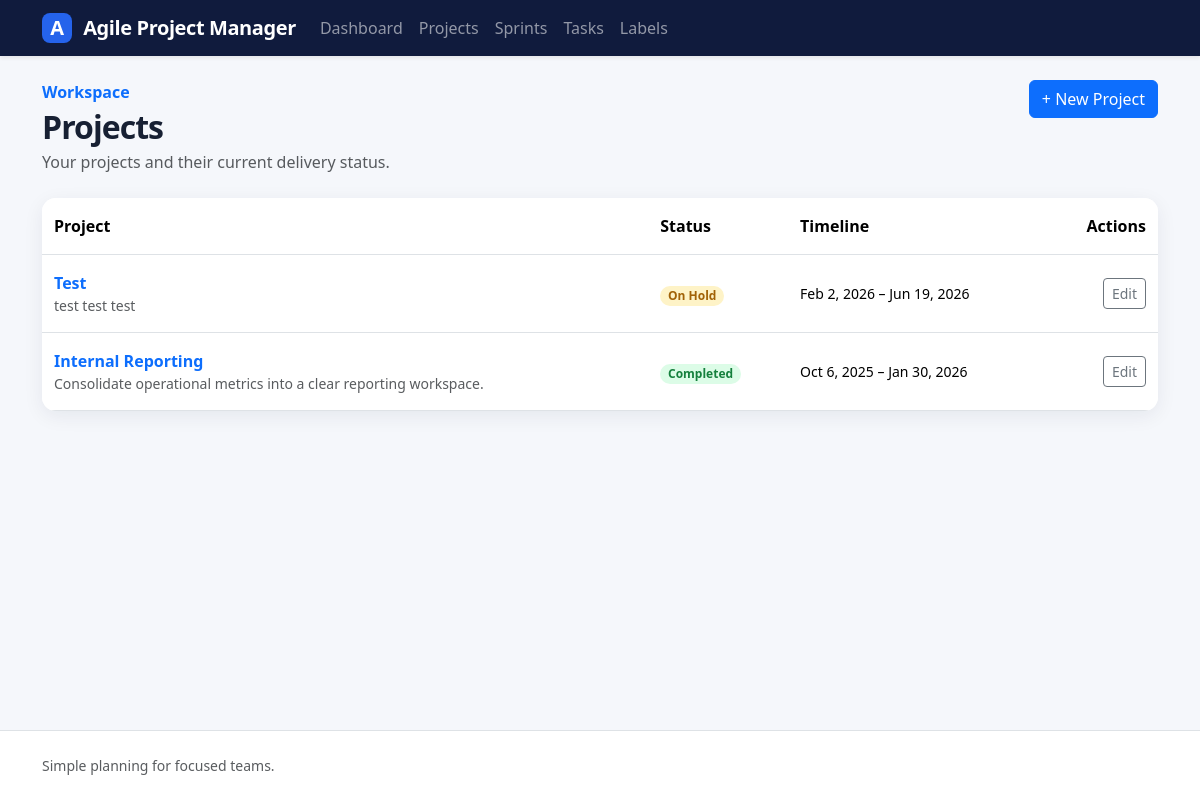
The app's page /projects/, older data.
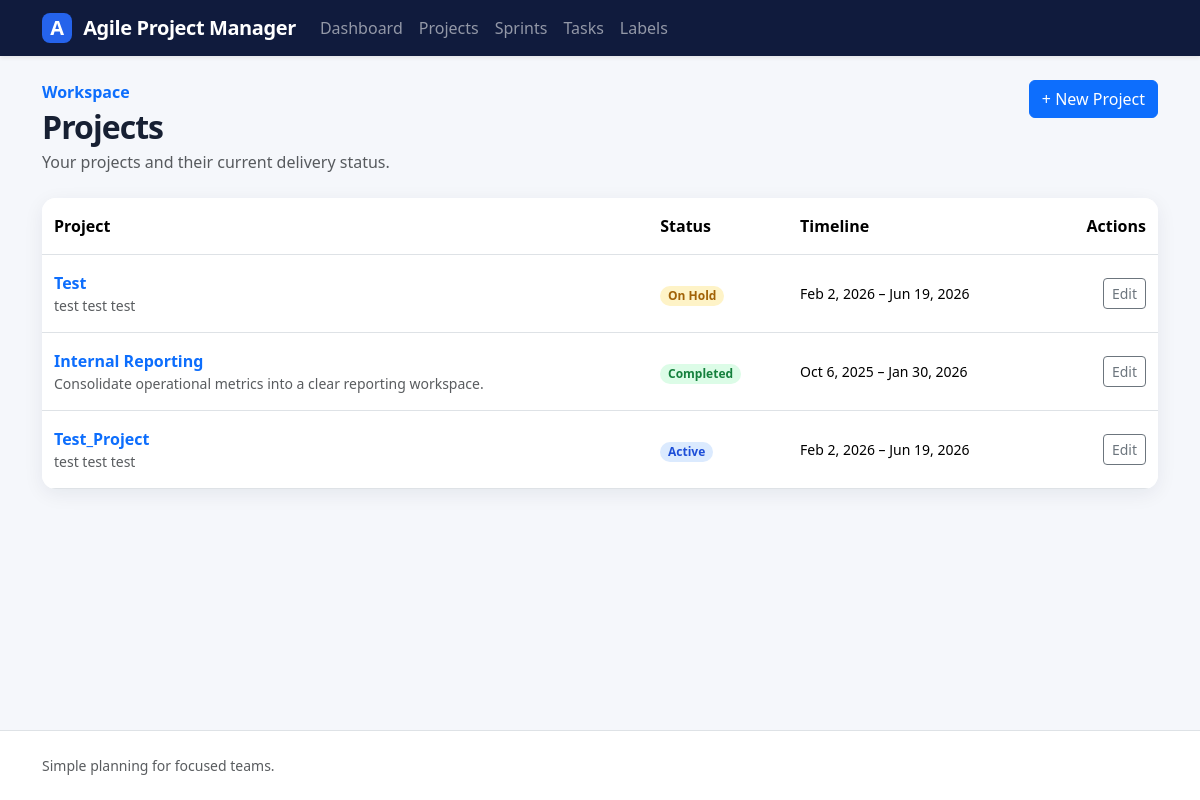
The same page, newer data.
### projects/models.py (models this page shows, shortened)
class Project(models.Model):
    class StatusChoices(models.TextChoices):
        ACTIVE = 'active', 'Active'
        COMPLETED = 'completed', 'Completed'
        ON_HOLD = 'on_hold', 'On Hold'
    name = models.CharField(
        max_length=100,
        validators=[MinLengthValidator(2)],
    )
    description = models.TextField(max_length=500, blank=True, null=True)
    start_date = models.DateField()
    end_date = models.DateField()
    status = models.CharField(choices=StatusChoices.choices, max_length=10)
    created_at = models.DateTimeField(auto_now_add=True)

### projects/views.py (the view)
# urls.py: path('', ProjectListView.as_view(), name='list'),
class ProjectListView(ListView):
    model = Project
    template_name = 'projects/project_list.html'
    context_object_name = 'projects'
    def get_context_data(self, **kwargs):
        context = super().get_context_data(**kwargs)
        context['status_choices'] = Project.StatusChoices.choices
        return context

### templates/projects/project_list.html (shortened to what this page needs)
{% extends "base.html" %}
{% block content %}
    <div class="page-header">
        <div>
            <p class="text-primary fw-semibold mb-1">
                Workspace
            </p>
            <h1 class="h2 mb-1">
                Projects
            </h1>
            <p class="text-muted mb-0">
                Your projects and their current delivery status.
            </p>
        </div>
        <a class="btn btn-primary" href="{% url 'projects:create' %}">
            + New Project
        </a>
    </div>
    <div class="card table-card">
        <div class="table-responsive">
            <table class="table table-hover mb-0">
                <thead>
                    <tr>
                        <th>
                            Project
                        </th>
                        <th>
                            Status
                        </th>
                        <th>
                            Timeline
                        </th>
                        <th class="text-end">
                            Actions
                        </th>
                    </tr>
                </thead>
                <tbody>
                    {% for project in projects %}
                        {% with status_label=project.get_status_display|default:project.status %}
                            <tr>
                                <td>
                                    <a class="fw-semibold text-decoration-none" href="{% url 'projects:detail' project.pk %}">
                                        {{ project.name|title }}
                                    </a>
                                    <div class="small text-muted">
                                        {{ project.description|truncatewords:12 }}
                                    </div>
                                </td>
                                <td>
                                    <span class="badge rounded-pill badge-status-{{ project.status }}">
                                        {{ status_label|title }}
                                    </span>
                                </td>
                                <td class="small">
                                    {{ project.start_date|date:"M j, Y" }}
                                    –
                                    {{ project.end_date|date:"M j, Y" }}
                                </td>
                                <td class="text-end">
                                    <a href="{% url 'projects:update' project.pk %}" class="btn btn-sm btn-outline-secondary">
                                        Edit
                                    </a>
                                </td>
                            </tr>
                        {% endwith %}
                    {% empty %}
                        <tr>
                            <td colspan="4">
                                {% include "partials/_empty_state.html" with title="No projects found" message="Try a different search or create your first project." action_url=project_create_url action_text="Create project" %}
                            </td>
                        </tr>
                    {% endfor %}
                </tbody>
            </table>
        </div>
    </div>
{% endblock %}

Row changes from the older to the newer data that the page shows:
added Project: name "Test_Project", description "test test test", status "Active", start_date "Feb 2, 2026", end_date "Jun 19, 2026"
